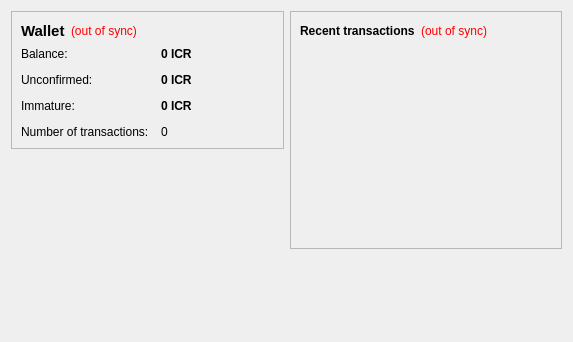
<?xml version="1.0" encoding="UTF-8"?>
<ui version="4.0">
 <class>OverviewPage</class>
 <widget class="QWidget" name="OverviewPage">
  <property name="geometry">
   <rect>
    <x>0</x>
    <y>0</y>
    <width>573</width>
    <height>342</height>
   </rect>
  </property>
  <property name="windowTitle">
   <string>Form</string>
  </property>
  <layout class="QHBoxLayout" name="horizontalLayout" stretch="1,1">
   <item>
    <layout class="QVBoxLayout" name="verticalLayout_2">
     <item>
      <widget class="QFrame" name="frame">
       <property name="frameShape">
        <enum>QFrame::StyledPanel</enum>
       </property>
       <property name="frameShadow">
        <enum>QFrame::Raised</enum>
       </property>
       <layout class="QVBoxLayout" name="verticalLayout_4">
        <item>
         <layout class="QHBoxLayout" name="horizontalLayout_4">
          <item>
           <widget class="QLabel" name="label_5">
            <property name="font">
             <font>
              <pointsize>11</pointsize>
              <weight>75</weight>
              <bold>true</bold>
             </font>
            </property>
            <property name="text">
             <string>Wallet</string>
            </property>
           </widget>
          </item>
          <item>
           <widget class="QLabel" name="labelWalletStatus">
            <property name="toolTip">
             <string>The displayed information may be out of date. Your wallet automatically synchronizes with the IndieCreddit network after a connection is established, but this process has not completed yet.</string>
            </property>
            <property name="styleSheet">
             <string notr="true">QLabel { color: red; }</string>
            </property>
            <property name="text">
             <string notr="true">(out of sync)</string>
            </property>
            <property name="alignment">
             <set>Qt::AlignLeading|Qt::AlignLeft|Qt::AlignVCenter</set>
            </property>
           </widget>
          </item>
          <item>
           <spacer name="horizontalSpacer_2">
            <property name="orientation">
             <enum>Qt::Horizontal</enum>
            </property>
            <property name="sizeHint" stdset="0">
             <size>
              <width>40</width>
              <height>20</height>
             </size>
            </property>
           </spacer>
          </item>
         </layout>
        </item>
        <item>
         <layout class="QFormLayout" name="formLayout_2">
          <property name="fieldGrowthPolicy">
           <enum>QFormLayout::AllNonFixedFieldsGrow</enum>
          </property>
          <property name="horizontalSpacing">
           <number>12</number>
          </property>
          <property name="verticalSpacing">
           <number>12</number>
          </property>
          <item row="0" column="0">
           <widget class="QLabel" name="label">
            <property name="text">
             <string>Balance:</string>
            </property>
           </widget>
          </item>
          <item row="0" column="1">
           <widget class="QLabel" name="labelBalance">
            <property name="font">
             <font>
              <weight>75</weight>
              <bold>true</bold>
             </font>
            </property>
            <property name="cursor">
             <cursorShape>IBeamCursor</cursorShape>
            </property>
            <property name="toolTip">
             <string>Your current balance</string>
            </property>
            <property name="text">
             <string notr="true">0 ICR</string>
            </property>
            <property name="textInteractionFlags">
             <set>Qt::LinksAccessibleByMouse|Qt::TextSelectableByKeyboard|Qt::TextSelectableByMouse</set>
            </property>
           </widget>
          </item>
          <item row="1" column="0">
           <widget class="QLabel" name="label_3">
            <property name="text">
             <string>Unconfirmed:</string>
            </property>
           </widget>
          </item>
          <item row="1" column="1">
           <widget class="QLabel" name="labelUnconfirmed">
            <property name="font">
             <font>
              <weight>75</weight>
              <bold>true</bold>
             </font>
            </property>
            <property name="cursor">
             <cursorShape>IBeamCursor</cursorShape>
            </property>
            <property name="toolTip">
             <string>Total of transactions that have yet to be confirmed, and do not yet count toward the current balance</string>
            </property>
            <property name="text">
             <string notr="true">0 ICR</string>
            </property>
            <property name="textInteractionFlags">
             <set>Qt::LinksAccessibleByMouse|Qt::TextSelectableByKeyboard|Qt::TextSelectableByMouse</set>
            </property>
           </widget>
          </item>
          <item row="3" column="0">
           <widget class="QLabel" name="label_2">
            <property name="text">
             <string>Number of transactions:</string>
            </property>
           </widget>
          </item>
          <item row="3" column="1">
           <widget class="QLabel" name="labelNumTransactions">
            <property name="toolTip">
             <string>Total number of transactions in wallet</string>
            </property>
            <property name="text">
             <string notr="true">0</string>
            </property>
           </widget>
          </item>
          <item row="2" column="0">
           <widget class="QLabel" name="labelImmatureText">
            <property name="text">
             <string>Immature:</string>
            </property>
           </widget>
          </item>
          <item row="2" column="1">
           <widget class="QLabel" name="labelImmature">
            <property name="font">
             <font>
              <weight>75</weight>
              <bold>true</bold>
             </font>
            </property>
            <property name="toolTip">
             <string>Mined balance that has not yet matured</string>
            </property>
            <property name="text">
             <string notr="true">0 ICR</string>
            </property>
            <property name="textInteractionFlags">
             <set>Qt::LinksAccessibleByMouse|Qt::TextSelectableByKeyboard|Qt::TextSelectableByMouse</set>
            </property>
           </widget>
          </item>
         </layout>
        </item>
       </layout>
      </widget>
     </item>
     <item>
      <spacer name="verticalSpacer">
       <property name="orientation">
        <enum>Qt::Vertical</enum>
       </property>
       <property name="sizeHint" stdset="0">
        <size>
         <width>20</width>
         <height>40</height>
        </size>
       </property>
      </spacer>
     </item>
    </layout>
   </item>
   <item>
    <layout class="QVBoxLayout" name="verticalLayout_3">
     <item>
      <widget class="QFrame" name="frame_2">
       <property name="frameShape">
        <enum>QFrame::StyledPanel</enum>
       </property>
       <property name="frameShadow">
        <enum>QFrame::Raised</enum>
       </property>
       <layout class="QVBoxLayout" name="verticalLayout">
        <item>
         <layout class="QHBoxLayout" name="horizontalLayout_2">
          <item>
           <widget class="QLabel" name="label_4">
            <property name="text">
             <string>&lt;b&gt;Recent transactions&lt;/b&gt;</string>
            </property>
           </widget>
          </item>
          <item>
           <widget class="QLabel" name="labelTransactionsStatus">
            <property name="toolTip">
             <string>The displayed information may be out of date. Your wallet automatically synchronizes with the IndieCreddit network after a connection is established, but this process has not completed yet.</string>
            </property>
            <property name="styleSheet">
             <string notr="true">QLabel { color: red; }</string>
            </property>
            <property name="text">
             <string notr="true">(out of sync)</string>
            </property>
            <property name="alignment">
             <set>Qt::AlignRight|Qt::AlignTrailing|Qt::AlignVCenter</set>
            </property>
           </widget>
          </item>
          <item>
           <spacer name="horizontalSpacer">
            <property name="orientation">
             <enum>Qt::Horizontal</enum>
            </property>
            <property name="sizeHint" stdset="0">
             <size>
              <width>40</width>
              <height>20</height>
             </size>
            </property>
           </spacer>
          </item>
         </layout>
        </item>
        <item>
         <widget class="QListView" name="listTransactions">
          <property name="styleSheet">
           <string notr="true">QListView { background: transparent; }</string>
          </property>
          <property name="frameShape">
           <enum>QFrame::NoFrame</enum>
          </property>
          <property name="verticalScrollBarPolicy">
           <enum>Qt::ScrollBarAlwaysOff</enum>
          </property>
          <property name="horizontalScrollBarPolicy">
           <enum>Qt::ScrollBarAlwaysOff</enum>
          </property>
          <property name="selectionMode">
           <enum>QAbstractItemView::NoSelection</enum>
          </property>
         </widget>
        </item>
       </layout>
      </widget>
     </item>
     <item>
      <spacer name="verticalSpacer_2">
       <property name="orientation">
        <enum>Qt::Vertical</enum>
       </property>
       <property name="sizeHint" stdset="0">
        <size>
         <width>20</width>
         <height>40</height>
        </size>
       </property>
      </spacer>
     </item>
    </layout>
   </item>
  </layout>
 </widget>
 <resources/>
 <connections/>
</ui>
